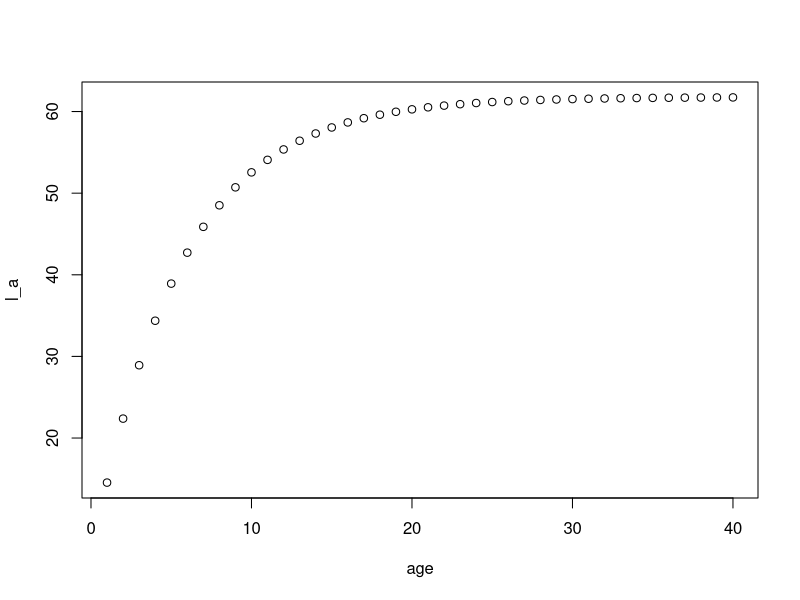
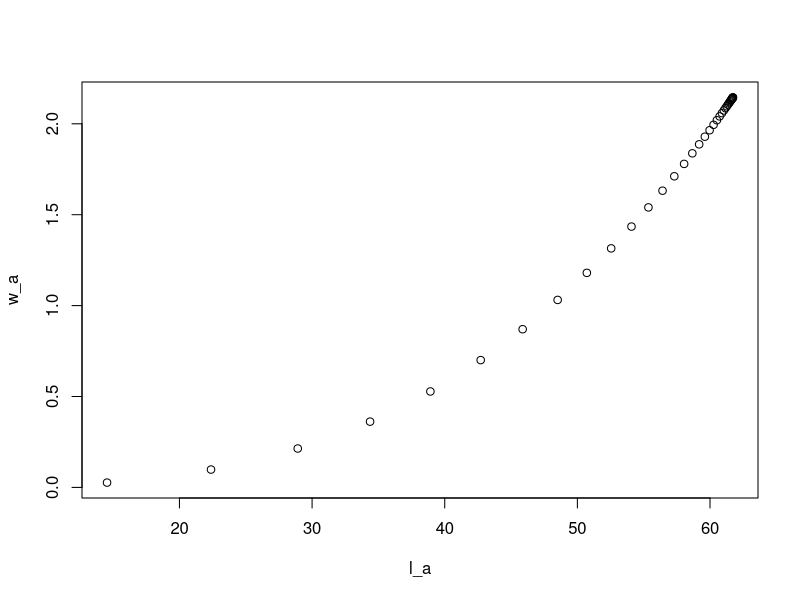
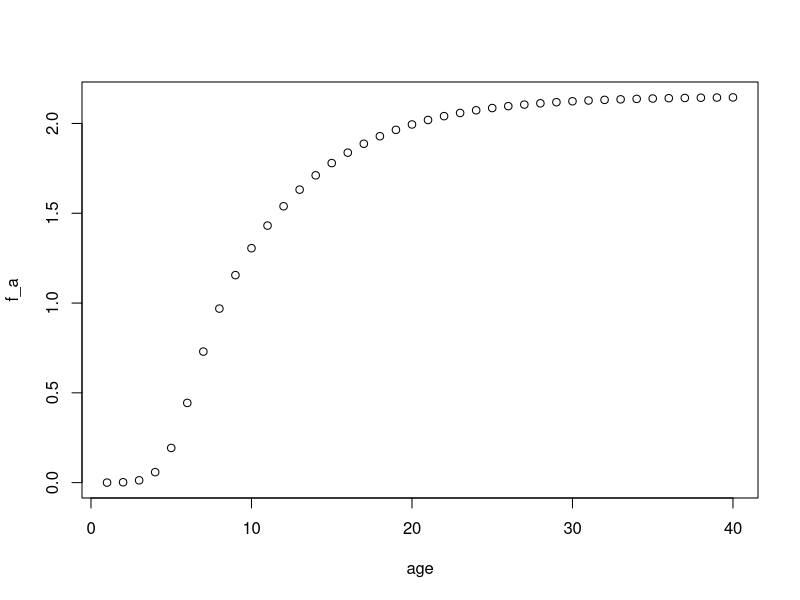
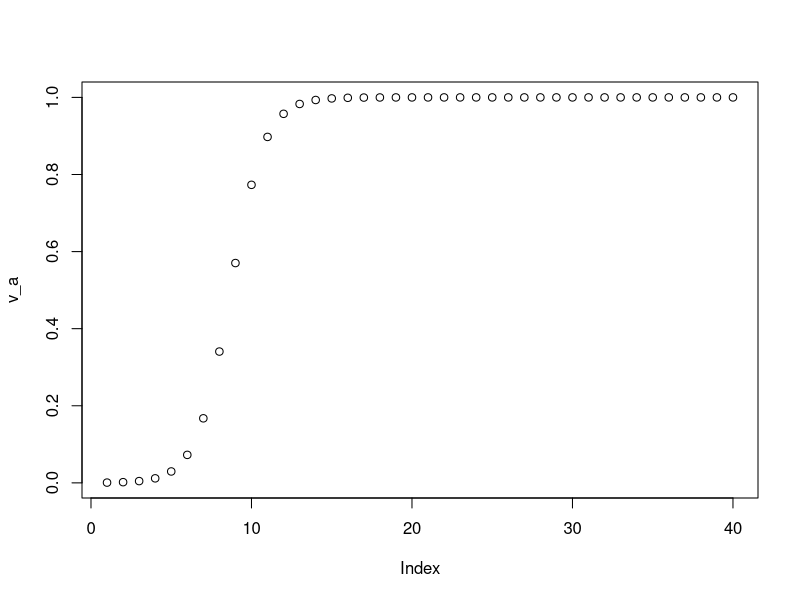
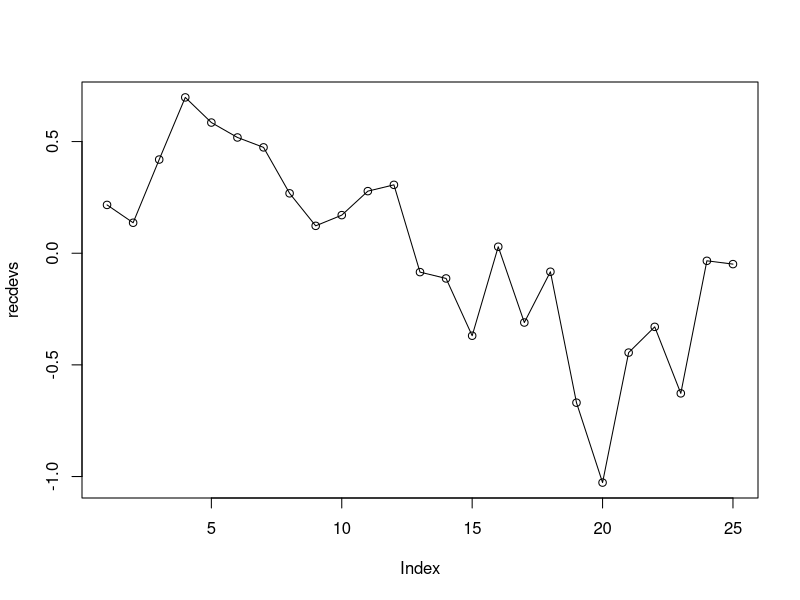
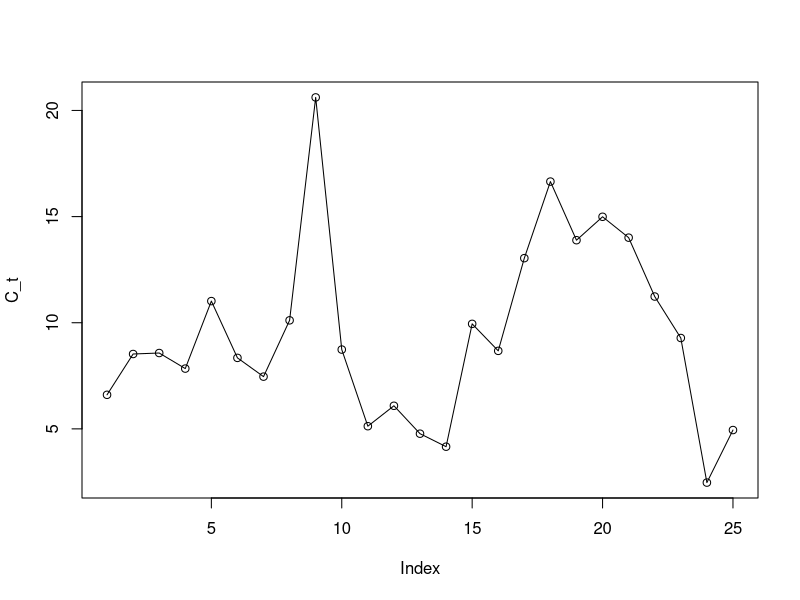
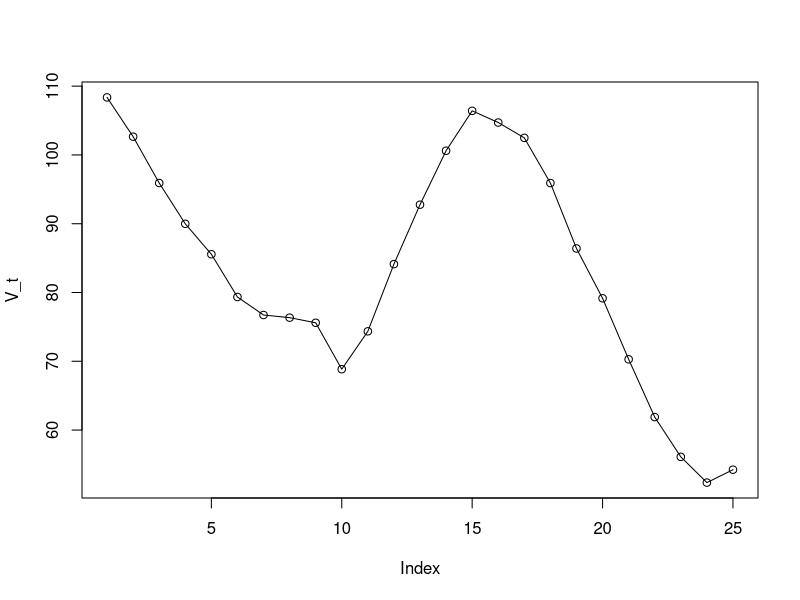
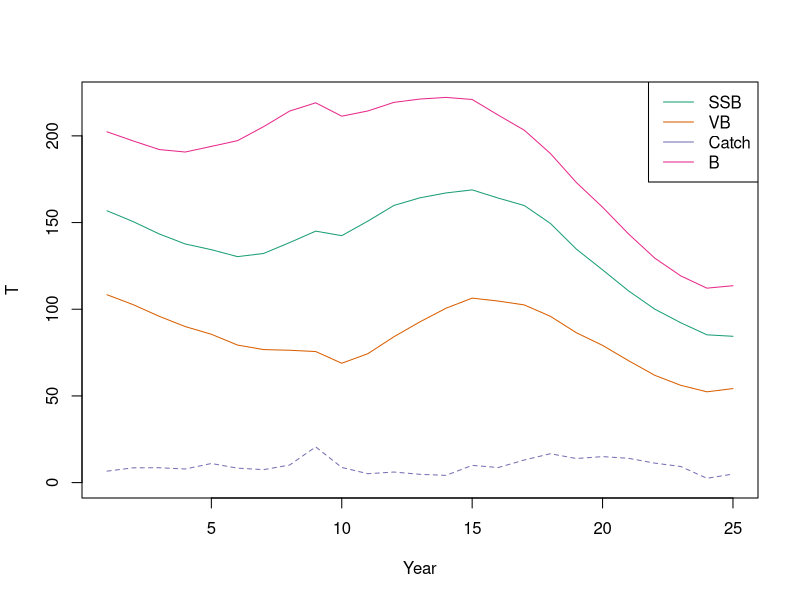

R code for these plots, in order:
N_t <- length(seq(1997, 2021))
N_a <- 40

M <- 0.2
lw_a <- 0.0000076
lw_b <- 3.0515274

lw_a <- exp(-11.77)
lw_b <- 3.04
k <- 0.1815
t0 <- -0.4789
linf <- 61.77

age50 <- 5.56
sd50 <- 0.91

age <- 1:N_a

l_a <- linf * (1 - exp(-k * (age - t0))) # G17
plot(age, l_a)

w_a <- lw_a * l_a^lw_b # G18
plot(l_a, w_a)

mat_a <- plogis(age, 5.5, 0.91)
f_a <- w_a * mat_a
plot(age, f_a)

freezer <- c(
  0.000000000000774678, 0.000000000000723788, 0.0000000000008278765,
  0.001336905, 0.00039389, 0.000669733, 0.0002219715, 0.000005693365,
  0.0245305, 0.05421945, 0.0171112, 0.0286268, 0.00002605795, 0.002070115,
  0.0376067, 0.0415481, 0.09910165, 0.1635095, 0.1490125, 0.1706155,
  0.175452, 0.1784755, 0.1530835, 0.02461195, 0.06330635
)

shoreside <- c(
  0.0691955, 0.095285, 0.102809, 0.0987223, 0.1504135, 0.1209875,
  0.1117555, 0.15482, 0.31474, 0.092989, 0.0609828, 0.05350525,
  0.05793275, 0.044355, 0.06985625, 0.05331015, 0.0497313, 0.0440276,
  0.04182915, 0.05743625, 0.06577925, 0.0391806, 0.04350635, 0.02848705,
  0.0414128
)

F_both <- freezer + shoreside
# F_both <- F_both
F_ta <- matrix(nrow = N_t, ncol = N_a)
for (a in 1:N_a) {
  F_ta[, a] <- F_both
}

# Table 6 freezer trawlers female selectivity
a_hat <- 7.97
gamma_hat <- 1.02

# shoreside
a_hat <- 8.7
gamma_hat <- 1.06
v_a <- 1 / (1 + exp(-(age - a_hat) / gamma_hat))
plot(v_a)

Z_ta <- matrix(nrow = N_t, ncol = N_a)
for (t in 1:N_t) {
  for (a in 1:N_a) {
    Z_ta[t, a] <- M + F_ta[t, a] * v_a[a]
  }
}

R_bar <- 63.1 # table 6 rbar init
N_ta <- matrix(nrow = N_t, ncol = N_a)

recdevs <- c(
  0.2163865, 0.1364665, 0.4195205, 0.697793, 0.585176, 0.5183845,
  0.474046, 0.268234, 0.1226545, 0.170575, 0.2780495, 0.3062655,
  -0.0846347, -0.1129565, -0.369483, 0.02906495, -0.310351, -0.0828904,
  -0.669309, -1.02718, -0.44503, -0.32971, -0.6275755, -0.0339801,
  -0.0487646
)
plot(recdevs, type = "o")

N_ta[, 1] <- R_bar * exp(recdevs)
for (t in 1) {
  for (a in 2:N_a) {
    N_ta[t, a] <- R_bar * exp(0) * exp(-M)^(a - 1)
    # should be exp(recdevs[t - a]) but just using mean recdevs
  }
}

for (t in 2:N_t) {
  for (a in 2:N_a) {
    N_ta[t, a] <- N_ta[t - 1, a - 1] * exp(-Z_ta[t - 1, a - 1])
  }
}

C_ta <- matrix(nrow = N_t, ncol = N_a)
for (t in 1:N_t) {
  for (a in 1:N_a) {
    C_ta[t, a] <- (N_ta[t, a] * w_a[a] * F_ta[t, a] *
      v_a[a] * (1 - exp(-Z_ta[t, a]))) / Z_ta[t, a]
  }
}

C_t <- apply(C_ta, 1, sum)
plot(C_t, type = "o")

V_ta <- matrix(nrow = N_t, ncol = N_a)

lambda <- 0
for (t in 1:N_t) {
  for (a in 1:N_a) {
    V_ta[t, a] <- N_ta[t, a] *
      exp(-lambda * Z_ta[t, a]) * v_a[a] * w_a[a]
  }
}

V_t <- apply(V_ta, 1, sum)
plot(V_t, type = "o")

SSB_ta <- matrix(nrow = N_t, ncol = N_a)
for (t in 1:N_t) {
  for (a in 1:N_a) {
    SSB_ta[t, a] <- N_ta[t, a] * f_a[a]
  }
}
SSB_t <- apply(SSB_ta, 1, sum)

B_ta <- matrix(nrow = N_t, ncol = N_a)
for (t in 1:N_t) {
  for (a in 1:N_a) {
    B_ta[t, a] <- N_ta[t, a] * w_a[a]
  }
}
B_t <- apply(B_ta, 1, sum)

SSB_t <- apply(SSB_ta, 1, sum)

cols <- RColorBrewer::brewer.pal(4, "Dark2")

plot(1:N_t, SSB_t,
  type = "l", ylab = "T", xlab = "Year",
  ylim = c(0, max(B_t)), col = cols[1]
)
lines(1:N_t, V_t, col = cols[2], lty = 1)
lines(1:N_t, C_t, col = cols[3], lty = 2)
lines(1:N_t, B_t, col = cols[4], lty = 1)
legend("topright",
  legend = c("SSB", "VB", "Catch", "B"),
  lty = c(1, 1, 1, 1), col = cols
)
